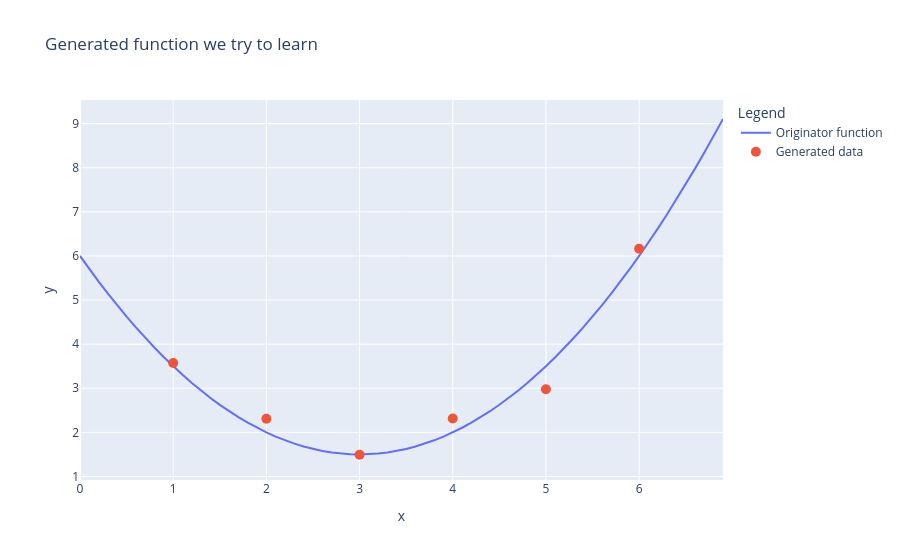

The notebook cell this image was saved under:
### Code cell
#@title Plot originator function with generated data
XGRID = np.arange(0,7,0.1)
fig = px.line(x=XGRID,y=f(XGRID,beta0,beta1,beta2,sigma=0),color=px.Constant("Originator function"), title = "Generated function we try to learn",labels=dict(x="x", y="y", color="Legend"))
fig.add_trace(go.Scatter(x=XPOINTS,y=f(XPOINTS,beta0,beta1,beta2),mode='markers',marker=dict(size=10),name="Generated data"))
fig.show()

### Figure 1 — Plotly figure (JSON) as saved in the notebook; plotly's stock layout.template omitted (floating-point values rounded to 4 significant figures)
{"data": [{"hovertemplate": "Legend=Originator function<br>x=%{x}<br>y=%{y}<extra></extra>", "legendgroup": "Originator function", "line": {"color": "#636efa", "dash": "solid"}, "marker": {"symbol": "circle"}, "mode": "lines", "name": "Originator function", "orientation": "v", "showlegend": true, "type": "scatter", "x": [0.0, 0.1, 0.2, 0.3, 0.4, 0.5, 0.6, 0.7, 0.8, 0.9, 1.0, 1.1, 1.2, 1.3, 1.4, 1.5, 1.6, 1.7, 1.8, 1.9, 2.0, 2.1, 2.2, 2.3, 2.4, 2.5, 2.6, 2.7, 2.8, 2.9, 3.0, 3.1, 3.2, 3.3, 3.4, 3.5, 3.6, 3.7, 3.8, 3.9, 4.0, 4.1, 4.2, 4.3, 4.4, 4.5, 4.6, 4.7, 4.8, 4.9, 5.0, 5.1, 5.2, 5.3, 5.4, 5.5, 5.6, 5.7, 5.8, 5.9, 6.0, 6.1, 6.2, 6.3, 6.4, 6.5, 6.6, 6.7, 6.8, 6.9], "xaxis": "x", "y": [6.0, 5.705, 5.42, 5.145, 4.88, 4.625, 4.38, 4.145, 3.92, 3.705, 3.5, 3.305, 3.12, 2.945, 2.78, 2.625, 2.48, 2.345, 2.22, 2.105, 2.0, 1.905, 1.82, 1.745, 1.68, 1.625, 1.58, 1.545, 1.52, 1.505, 1.5, 1.505, 1.52, 1.545, 1.58, 1.625, 1.68, 1.745, 1.82, 1.905, 2.0, 2.105, 2.22, 2.345, 2.48, 2.625, 2.78, 2.945, 3.12, 3.305, 3.5, 3.705, 3.92, 4.145, 4.38, 4.625, 4.88, 5.145, 5.42, 5.705, 6.0, 6.305, 6.62, 6.945, 7.28, 7.625, 7.98, 8.345, 8.72, 9.105], "yaxis": "y"}, {"marker": {"size": 10}, "mode": "markers", "name": "Generated data", "type": "scatter", "x": [1, 2, 3, 4, 5, 6], "y": [3.572, 2.308, 1.493, 2.313, 2.976, 6.164]}], "layout": {"legend": {"title": {"text": "Legend"}, "tracegroupgap": 0}, "title": {"text": "Generated function we try to learn"}, "xaxis": {"anchor": "y", "domain": [0.0, 1.0], "title": {"text": "x"}}, "yaxis": {"anchor": "x", "domain": [0.0, 1.0], "title": {"text": "y"}}}}
